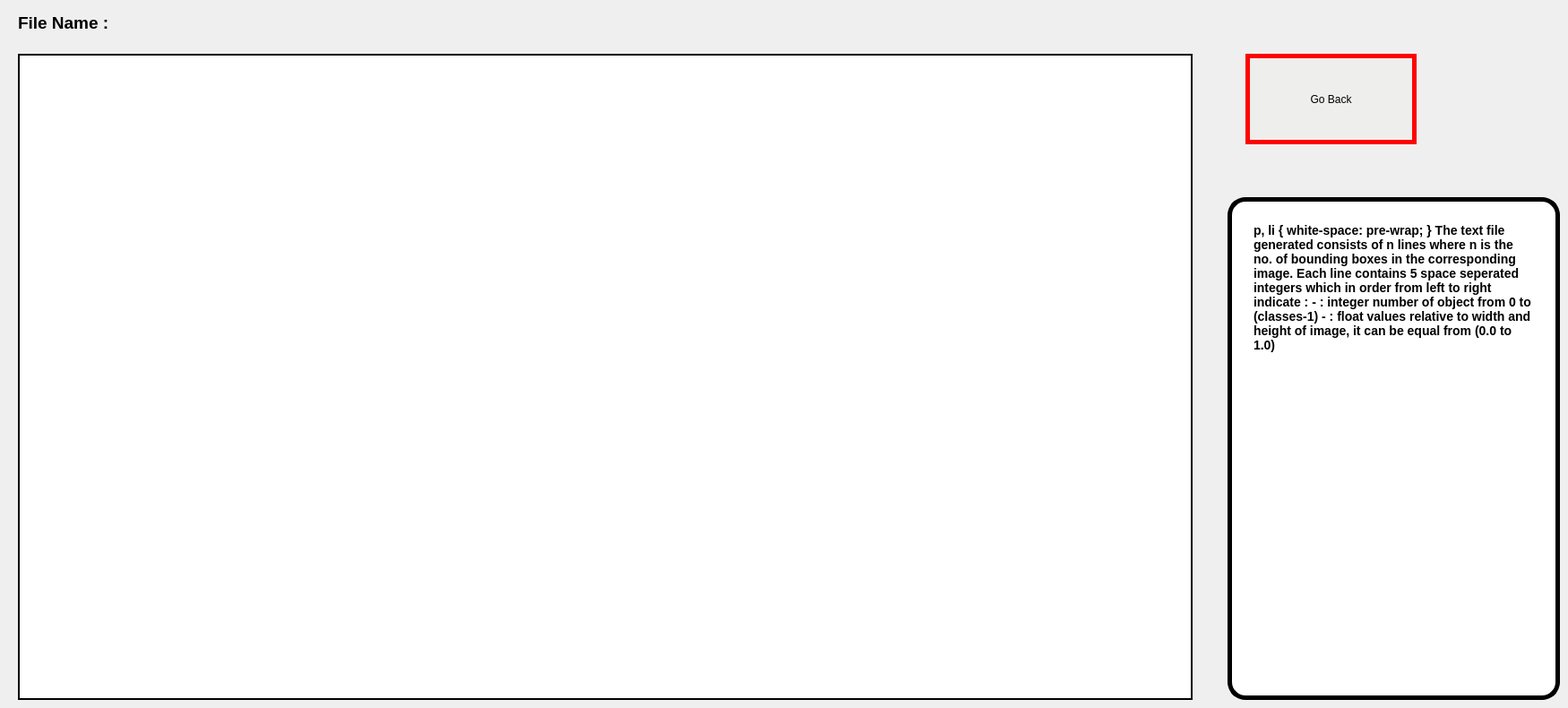
      <widget class="QWidget" name="page_7">
       <widget class="QTextBrowser" name="textBrowser_2">
        <property name="geometry">
         <rect>
          <x>20</x>
          <y>60</y>
          <width>1311</width>
          <height>721</height>
         </rect>
        </property>
        <property name="styleSheet">
         <string notr="true">font: 16pt &quot;DejaVu Sans&quot;;
background-color: rgb(255, 255, 255);
border-style:solid;
border-width:2px</string>
        </property>
       </widget>
       <widget class="QLabel" name="label_35">
        <property name="geometry">
         <rect>
          <x>20</x>
          <y>0</y>
          <width>221</width>
          <height>51</height>
         </rect>
        </property>
        <property name="text">
         <string>&lt;html&gt;&lt;head/&gt;&lt;body&gt;&lt;p&gt;&lt;span style=&quot; font-size:14pt; font-weight:600;&quot;&gt;File Name : &lt;/span&gt;&lt;/p&gt;&lt;/body&gt;&lt;/html&gt;</string>
        </property>
       </widget>
       <widget class="QPushButton" name="txt_view_back">
        <property name="geometry">
         <rect>
          <x>1390</x>
          <y>60</y>
          <width>191</width>
          <height>101</height>
         </rect>
        </property>
        <property name="cursor">
         <cursorShape>PointingHandCursor</cursorShape>
        </property>
        <property name="styleSheet">
         <string notr="true">background-color: rgb(238, 238, 236);
border-style:solid;
border-color: rgb(255,0, 0);
border-width:5px;
font: 14pt &quot;DejaVu Sans&quot;;
</string>
        </property>
        <property name="text">
         <string>Go Back</string>
        </property>
       </widget>
       <widget class="QLabel" name="txtname">
        <property name="geometry">
         <rect>
          <x>150</x>
          <y>10</y>
          <width>521</width>
          <height>31</height>
         </rect>
        </property>
        <property name="styleSheet">
         <string notr="true">font: 12pt &quot;DejaVu Sans&quot;;</string>
        </property>
        <property name="text">
         <string/>
        </property>
       </widget>
       <widget class="QTextBrowser" name="textBrowser_7">
        <property name="geometry">
         <rect>
          <x>1370</x>
          <y>220</y>
          <width>371</width>
          <height>561</height>
         </rect>
        </property>
        <property name="styleSheet">
         <string notr="true">background-color: white;
    border-style: outset;

    border-width: 5px;
    border-radius: 20px;
    border-color: black;
    font: bold 14px;
    min-width: 10em;
    padding: 20px;</string>
        </property>
        <property name="html">
         <string>&lt;!DOCTYPE HTML PUBLIC &quot;-//W3C//DTD HTML 4.0//EN&quot; &quot;http://www.w3.org/TR/REC-html40/strict.dtd&quot;&gt;
&lt;html&gt;&lt;head&gt;&lt;meta name=&quot;qrichtext&quot; content=&quot;1&quot; /&gt;&lt;style type=&quot;text/css&quot;&gt;
p, li { white-space: pre-wrap; }
&lt;/style&gt;&lt;/head&gt;&lt;body style=&quot; font-family:'Ubuntu'; font-size:14px; font-weight:600; font-style:normal;&quot;&gt;
&lt;p style=&quot; margin-top:0px; margin-bottom:0px; margin-left:0px; margin-right:0px; -qt-block-indent:0; text-indent:0px;&quot;&gt;&lt;span style=&quot; font-family:'Roboto Medium'; font-size:16pt; font-weight:400;&quot;&gt;The text file generated consists of n lines where n is the no. of bounding boxes in the corresponding image. Each line contains 5 space seperated integers which in order from left to right indicate : &lt;/span&gt;&lt;/p&gt;
&lt;p style=&quot; margin-top:0px; margin-bottom:0px; margin-left:0px; margin-right:0px; -qt-block-indent:0; text-indent:0px;&quot;&gt;&lt;span style=&quot; font-family:'Roboto Medium'; font-size:14pt;&quot;&gt;- &amp;lt;object-class&amp;gt; : &lt;/span&gt;&lt;span style=&quot; font-family:'Roboto Medium'; font-size:14pt; font-weight:400;&quot;&gt;integer number of object from 0 to (classes-1)&lt;/span&gt;&lt;/p&gt;
&lt;p style=&quot; margin-top:0px; margin-bottom:0px; margin-left:0px; margin-right:0px; -qt-block-indent:0; text-indent:0px;&quot;&gt;&lt;span style=&quot; font-family:'Roboto Medium'; font-size:14pt;&quot;&gt;- &amp;lt;x&amp;gt; &amp;lt;y&amp;gt; &amp;lt;width&amp;gt; &amp;lt;height&amp;gt; : &lt;/span&gt;&lt;span style=&quot; font-family:'Roboto Medium'; font-size:14pt; font-weight:400;&quot;&gt;float values relative to width and height of image, it can be equal from (0.0 to 1.0) &lt;/span&gt;&lt;/p&gt;
&lt;p style=&quot;-qt-paragraph-type:empty; margin-top:0px; margin-bottom:0px; margin-left:0px; margin-right:0px; -qt-block-indent:0; text-indent:0px; font-family:'Roboto Medium'; font-size:14pt;&quot;&gt;&lt;br /&gt;&lt;/p&gt;&lt;/body&gt;&lt;/html&gt;</string>
        </property>
       </widget>
      </widget>
